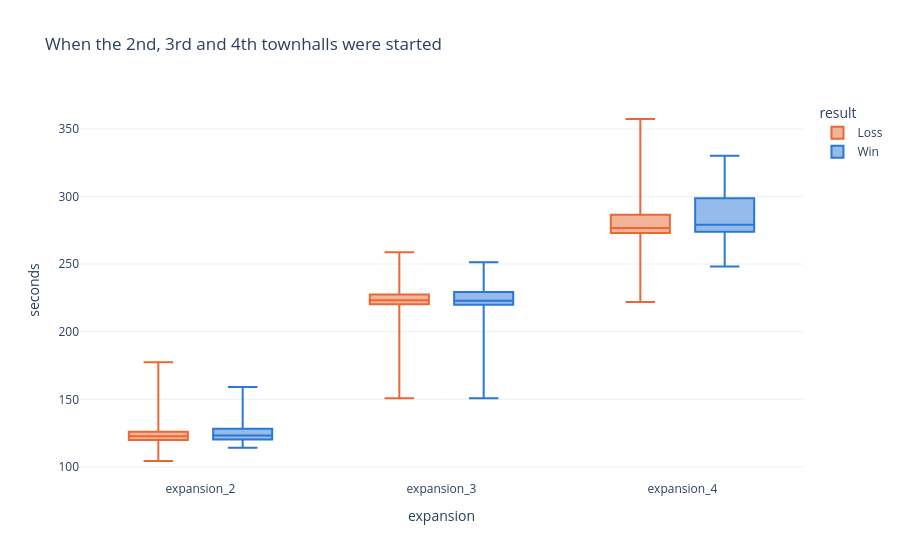

Notebook code cell kept with this figure:
### Code cell
expansions = bases.unpivot(index=["ext_fs_id", "result"], on=["expansion_2", "expansion_3", "expansion_4"],
                           variable_name="expansion", value_name="seconds").drop_nulls("seconds")
fig = px.box(expansions, x="expansion", y="seconds", color="result", template=TEMPLATE, color_discrete_map=RESULT_COLORS,
             title="When the 2nd, 3rd and 4th townhalls were started", points=False)
fig.show()

### Figure 1 — Plotly figure (JSON) as saved in the notebook; plotly's stock layout.template omitted (floating-point values rounded to 4 significant figures; data arrays with more than 128 entries replaced by an {"elided": "..."} marker saying what was removed)
{"data": [{"alignmentgroup": "True", "boxpoints": false, "hovertemplate": "result=Loss<br>expansion=%{x}<br>seconds=%{y}<extra></extra>", "legendgroup": "Loss", "marker": {"color": "#eb6834"}, "name": "Loss", "notched": false, "offsetgroup": "Loss", "orientation": "v", "showlegend": true, "type": "box", "x": {"elided": "2668 str values"}, "x0": " ", "xaxis": "x", "y": {"elided": "2668 float values"}, "y0": " ", "yaxis": "y"}, {"alignmentgroup": "True", "boxpoints": false, "hovertemplate": "result=Win<br>expansion=%{x}<br>seconds=%{y}<extra></extra>", "legendgroup": "Win", "marker": {"color": "#2a78d6"}, "name": "Win", "notched": false, "offsetgroup": "Win", "orientation": "v", "showlegend": true, "type": "box", "x": {"elided": "1503 str values"}, "x0": " ", "xaxis": "x", "y": {"elided": "1503 float values"}, "y0": " ", "yaxis": "y"}], "layout": {"boxmode": "group", "legend": {"title": {"text": "result"}, "tracegroupgap": 0}, "title": {"text": "When the 2nd, 3rd and 4th townhalls were started"}, "xaxis": {"anchor": "y", "domain": [0.0, 1.0], "title": {"text": "expansion"}}, "yaxis": {"anchor": "x", "domain": [0.0, 1.0], "title": {"text": "seconds"}}}}
